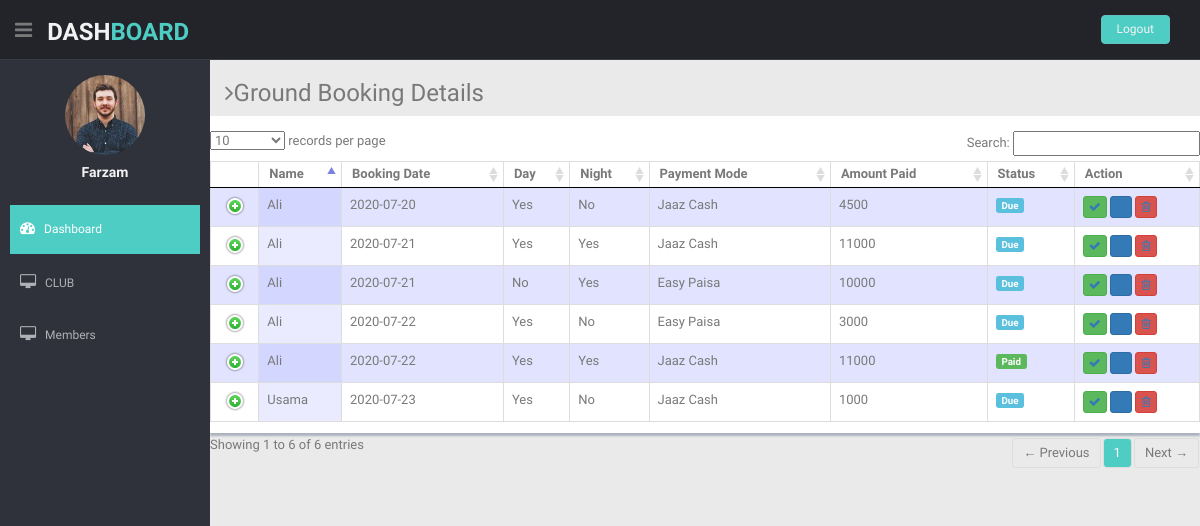
Page /Dashboard/groundBooking.php (signed in) on the earlier database version.
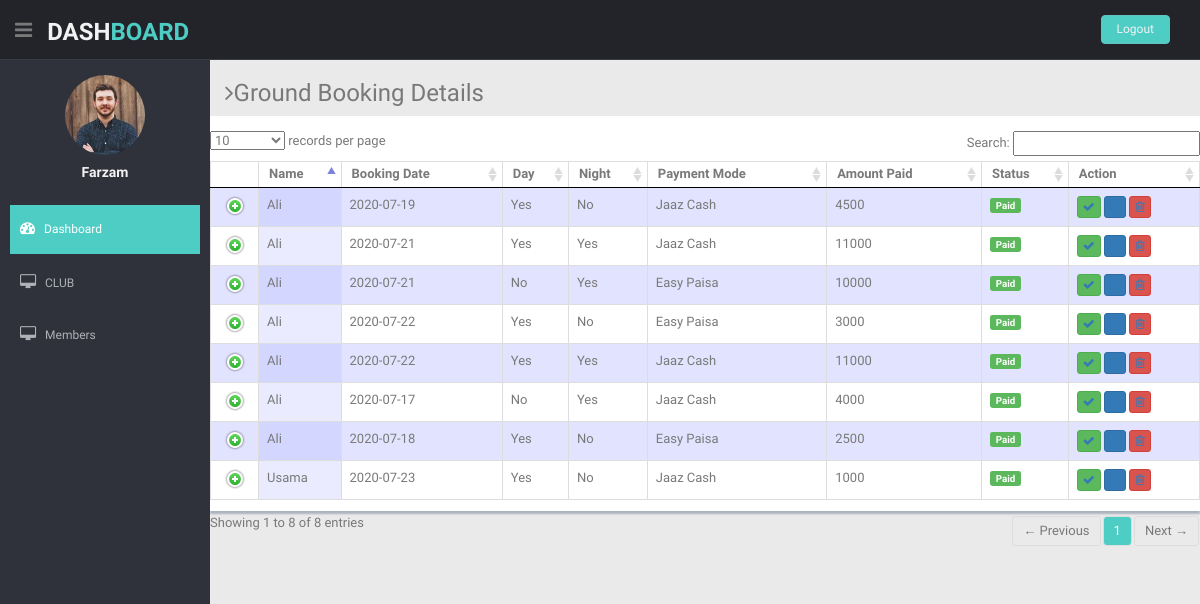
Same page on the later database version.
### tables this page shows
CREATE TABLE `ground_booking` (
  `id` int(11) NOT NULL,
  `ground_code` int(11) NOT NULL,
  `member_code` int(11) NOT NULL,
  `booking_date` date NOT NULL,
  `Day` varchar(15) DEFAULT NULL,
  `Night` varchar(15) DEFAULT NULL,
  `payment_mode` varchar(25) NOT NULL,
  `amount_paid` int(11) NOT NULL,
  `decision` varchar(15) NOT NULL
);

CREATE TABLE `register_member` (
  `member_code` int(11) NOT NULL,
  `member_name` varchar(100) NOT NULL,
  `joining_date` date NOT NULL,
  `member_cont1` varchar(11) NOT NULL,
  `member_cont2` varchar(11) DEFAULT NULL,
  `member_cnic` varchar(13) NOT NULL,
  `member_address` varchar(250) NOT NULL
);

### Dashboard/groundBooking.php (the view, shortened to what this page needs)
<?php include 'connection.php';
    $q = "SELECT * FROM `ground_booking`";
    $r = mysqli_query($conn,$q);
?>
<!DOCTYPE html>
<html lang="en">
<head>
  <link href="lib/bootstrap/css/bootstrap.min.css" rel="stylesheet">
  <link href="lib/font-awesome/css/font-awesome.css" rel="stylesheet" />
  <link href="lib/advanced-datatable/css/demo_page.css" rel="stylesheet" />
  <link href="lib/advanced-datatable/css/demo_table.css" rel="stylesheet" />
  <link rel="stylesheet" href="lib/advanced-datatable/css/DT_bootstrap.css" />
  <link href="css/style.css" rel="stylesheet">
  <link href="css/style-responsive.css" rel="stylesheet">
</head>
<body>
  <section id="container">
      <?php include 'header.php'; ?>
    <section id="main-content">
      <section class="wrapper">
        <h3><i class="fa fa-angle-right"></i>Ground Booking Details</h3>
        <div class="row mb">
          <div class="content-panel">
            <div class="adv-table">
              <table cellpadding="0" cellspacing="0" border="0" class="display table table-bordered" id="hidden-table-info">
            <thead>
                  <tr>
                    <th>Name</th>
                    <th>Booking Date</th>
                    <th>Day</th>
                    <th>Night</th>
                    <th>Payment Mode</th>
                    <th>Amount Paid</th>
                    <th>Status</th>
                    <th>Action</th>
                  </tr>
            </thead>
            <tbody>
            <?php while($row = mysqli_fetch_assoc($r)) {?>
                  <tr>
                    <?php
                      $q1 = "SELECT * FROM `register_member` WHERE `member_code`='$row[member_code]'";
                      $r1 = mysqli_query($conn,$q1);
                      $row2 = mysqli_fetch_assoc($r1);
                    ?>
                    <td><?php echo $row2['member_name']; ?></td>
                    <td><?php echo $row['booking_date']; ?></td>
                    <td><?php echo $row['Day']; ?></td>
                    <td><?php echo $row['Night']; ?></td>
                    <td><?php echo $row['payment_mode']; ?></td>
                    <td><?php echo $row['amount_paid']; ?></td>
                    <?php if($row['decision'] == "Wait") {?>
                        <td><span class="label label-info label-mini">Due</span></td>
                    <?php }  ?>
                    <?php if($row['decision'] == "Confirmed") {?>
                        <td><span class="label label-success label-mini">Paid</span></td>
                    <?php }  ?>
                    <td>
                      <button class="btn btn-success btn-xs"><a href="groundBookingEdit&Delete.php?id=<?php echo $row['id']?>&stat=Paid"><i class="fa fa-check"></i></a></button>
                      <button class="btn btn-primary btn-xs"><a href="groundBookingEdit&Delete.php?id=<?php echo $row['id']?>&stat=Pending"><i class="fa fa-pencil"></i></a></button>
                      <button class="btn btn-danger btn-xs"><a href="groundBookingEdit&Delete.php?id=<?php echo $row['id']?>&stat=Delete"><i class="fa fa-trash-o "></i></a></button>
                    </td>
                    <?php } ?>
                 </tr>
            </tbody>
              </table>
            </div>
          </div>
        </div>
      </section>
    </section>
  </section>
</body>
</html>

### Dashboard/header.php (shortened to what this page needs)
<header class="header black-bg">
  <div class="sidebar-toggle-box">
    <div class="fa fa-bars tooltips" data-placement="right" data-original-title="Toggle Navigation"></div>
  </div>
  <a href="index.php" class="logo"><b>DASH<span>BOARD</span></b></a>
  <div class="top-menu">
    <ul class="nav pull-right top-menu">
      <li><a class="logout" href="logout.php">Logout</a></li>
    </ul>
  </div>
</header>
<aside>
  <div id="sidebar" class="nav-collapse ">
    <ul class="sidebar-menu" id="nav-accordion">
      <p class="centered"><a href="index.php"><img src="img/ui-sam.jpg" class="img-circle" width="80"></a></p>
      <h5 class="centered" style="text-transform: capitalize;"><?php echo $_SESSION['name']; ?></h5>
      <li class="mt">
        <a class="active" href="index.php">
          <i class="fa fa-dashboard"></i>
          <span>Dashboard</span>
          </a>
      </li>
      <li class="sub-menu">
        <a href="javascript:;">
          <i class="fa fa-desktop"></i>
          <span>CLUB</span>
          </a>
      </li>
      <li class="sub-menu">
        <a href="javascript:;">
          <i class="fa fa-desktop"></i>
          <span>Members</span>
          </a>
      </li>
    </ul>
  </div>
</aside>

### Dashboard/css/style.css (style rules this page uses)
body { color: #797979; background: #eaeaea; font-family: 'Ruda', sans-serif; padding: 0px !important; margin: 0px !important; font-size:13px; }
ul li { list-style: none; }
a, a:hover, a:focus { text-decoration: none; outline: none; }
#container { width: 100%; height: 100%; }
.centered { text-align: center; }
.mt { margin-top: 25px; }
.mb { margin-bottom: 25px; }
ul.top-menu > li > .logout { color: #f2f2f2; font-size: 12px; border-radius: 4px; -webkit-border-radius: 4px; border: 1px solid #64c3c2 !important; padding: 5px 15px; margin-right: 15px; background: #4ECDC4; margin-top: 15px; }
#sidebar { width: 210px; height: 100%; position: fixed; background: #2f323a; }
#sidebar h5 { color: #f2f2f2; font-weight: 700; }
#sidebar ul li { position: relative; }
ul.sidebar-menu , ul.sidebar-menu li ul.sub { margin: -2px 0 0; padding: 0; }
ul.sidebar-menu { margin-top: 75px; }
ul.sidebar-menu li { margin-bottom: 5px; margin-left:10px; margin-right:10px; }
ul.sidebar-menu li.sub-menu { line-height: 15px; }
ul.sidebar-menu li a span { display: inline-block; }
ul.sidebar-menu li a { color: #aeb2b7; text-decoration: none; display: block; padding: 15px 0 15px 10px; font-size: 12px; outline: none; -webkit-transition: all 0.3s ease; -moz-transition: all 0.3s ease; -o-transition: all 0.3s ease; -ms-transition: all 0.3s ease; transition: all 0.3s ease; }
ul.sidebar-menu li a.active, ul.sidebar-menu li a:hover, ul.sidebar-menu li a:focus { background: #4ECDC4; color: #fff; display: block; -webkit-transition: all 0.3s ease; -moz-transition: all 0.3s ease; -o-transition: all 0.3s ease; -ms-transition: all 0.3s ease; transition: all 0.3s ease; }
ul.sidebar-menu li a i { font-size: 15px; padding-right: 6px; }
ul.sidebar-menu li a.active i { color: #fff; }
#main-content { margin-left: 210px; }
.header, .footer { min-height: 60px; padding: 0 15px; }
.header { position: fixed; left: 0; right: 0; z-index: 1002; }
.black-bg { background: #22242a; border-bottom: 1px solid #393d46; }
.wrapper { display: inline-block; margin-top: 60px; padding-left: 15px; padding-right: 15px; padding-bottom: 15px; padding-top: 0px; width: 100%; }
a.logo { font-size: 24px; color: #f2f2f2; float: left; margin-top: 15px; text-transform: uppercase; }
a.logo b { font-weight: 900; }
a.logo span { color: #4ECDC4; }
#top_menu .nav > li, ul.top-menu > li { float: left; }
ul.top-menu > li > a { color: #666666; font-size: 16px; border-radius: 4px; -webkit-border-radius: 4px; border:1px solid #666666 !important; padding: 2px 6px; margin-right: 15px; }
.sidebar-toggle-box { float: left; padding-right: 15px; margin-top: 20px; }
.sidebar-toggle-box .fa-bars { cursor: pointer; display: inline-block; font-size: 20px; }
.content-panel { background: #ffffff; box-shadow: 0px 3px 2px #aab2bd; padding-top: 15px; padding-bottom: 5px; }

Differences in the rows shown:
changed ground_booking (number 1 of 8 on the later page): booking_date "2020-07-20" → "2020-07-19"; decision "Due" → "Paid"
changed ground_booking (number 2 of 8 on the later page): decision "Due" → "Paid"
changed ground_booking (number 3 of 8 on the later page): decision "Due" → "Paid"
changed ground_booking (number 4 of 8 on the later page): decision "Due" → "Paid"
changed ground_booking "Usama": decision "Due" → "Paid"
added ground_booking: member_code.member_name "Ali", booking_date "2020-07-17", Day "No", Night "Yes", payment_mode "Jaaz Cash", amount_paid "4000", decision "Paid"
added ground_booking: member_code.member_name "Ali", booking_date "2020-07-18", Day "Yes", Night "No", payment_mode "Easy Paisa", amount_paid "2500", decision "Paid"
Other differences:
text written by a page script: "records per page Search: Showing 1 to 6 of 6 entries ← Previous 1 Next →" → "records per page Search: Showing 1 to 8 of 8 entries ← Previous 1 Next →"
